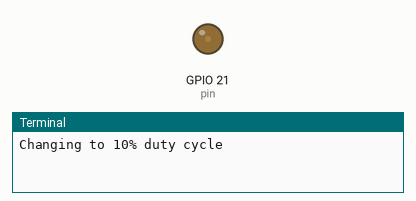
A program run on a simulated Raspberry Pi (BCM pin numbers). On the bench: output pins drawn as LEDs (lit = HIGH), the last lines printed to the terminal.

Above: at 0.05 s.
At 5.0 s:
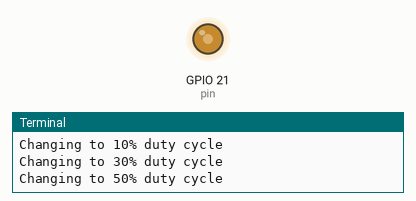
At 7.5 s:
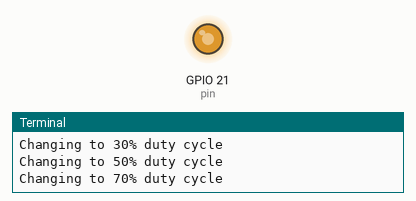
At 10.0 s:
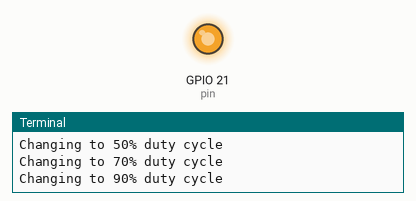
Timing chart, 0 to 13.0 s (numbered marks = the images above):
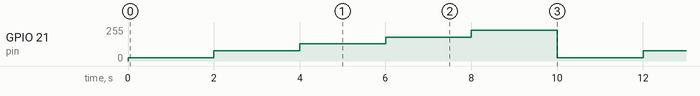

The program:

exercise-1a-varying-pulse.py
```python
#exercise-1a-varying-pulse.py

import RPi.GPIO as GPIO
import time

pin = 21
GPIO.setmode(GPIO.BCM)
GPIO.setup(pin, GPIO.OUT)
pwm = GPIO.PWM(pin, 10000)
pwm.start(0)

try:
    while True:
        for dc in [10, 30, 50, 70, 90]:
            print(f"Changing to {dc}% duty cycle")
            pwm.ChangeDutyCycle(dc)
            time.sleep(2)
except KeyboardInterrupt:
    pwm.stop()
    GPIO.cleanup()
```

Measured:
- by itself, GPIO 21 (pin): repeats every 10.0 s: 77/255 2.0 s, 128/255 2.0 s, 179/255 2.0 s, 230/255 2.0 s, 26/255 2.0 s
